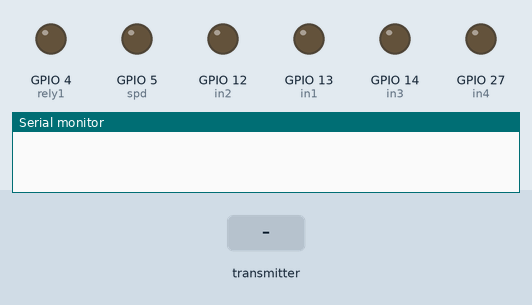
Recording of a sketch running on a simulated ESP32. Shown: output pins drawn as LEDs (lit = HIGH), the last lines printed to the serial monitor. The inputs (shaded band) are chosen by the test bench.

Above: at 1.2 s.
1.3 s: the transmitter starts sending speed = 1024
At 2.1 s:
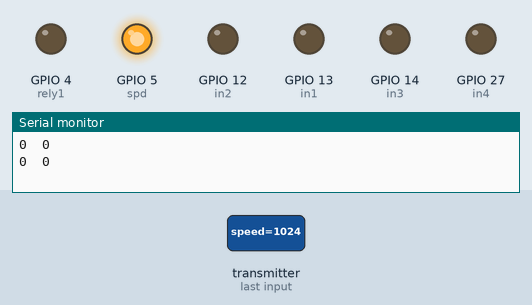
2.8 s: the transmitter starts sending speed = 0
At 3.2 s:
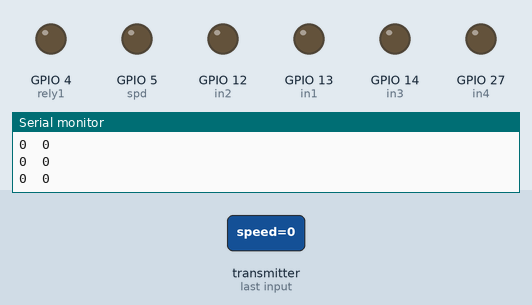
4.3 s: the transmitter starts sending speed = 2048
At 5.5 s:
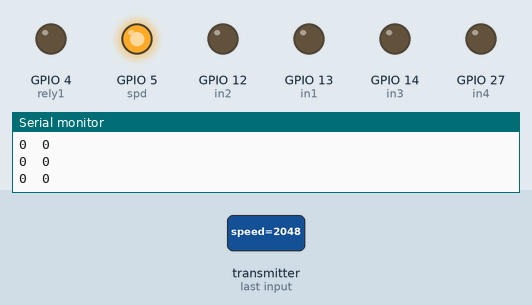
Timing chart, 0 to 7.3 s (numbered marks = the images above; inputs shaded):
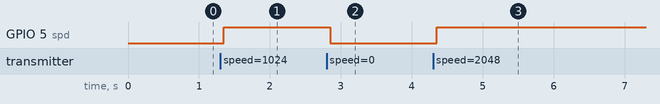

The sketch:

Reciver.ino
```cpp
#include <esp_now.h>
#include <WiFi.h>

#define in1 13
#define in2 12
#define in3 14
#define in4 27

#define spd 5
#define rely1 4

const int freq = 30000;
const int pwmChannel = 2;
const int resolution = 8;

typedef struct struct_message {
  int x;
  int y;
  int swi;
  int front;
  int back;
  int left;
  int right;
  int speed;
} struct_message;
struct_message data;

void OnDataRecv(const uint8_t * mac, const uint8_t *incomingData, int len) {
  memcpy(&data, incomingData, sizeof(data));

  ledcWrite(pwmChannel, data.speed);

  if(data.back == 1){
    digitalWrite(in1,HIGH);
    digitalWrite(in2,LOW);
    digitalWrite(in3,HIGH);
    digitalWrite(in4,LOW);
  }

  else if(data.front == 1){
    digitalWrite(in1,LOW);
    digitalWrite(in2,HIGH);
    digitalWrite(in3,LOW);
    digitalWrite(in4,HIGH);
  }

  else if(data.right == 1){
    digitalWrite(in1,LOW);
    digitalWrite(in2,HIGH);
    digitalWrite(in3,HIGH);
    digitalWrite(in4,LOW);
  }

  else if(data.left == 1){
    digitalWrite(in1,HIGH);
    digitalWrite(in2,LOW);
    digitalWrite(in3,LOW);
    digitalWrite(in4,HIGH);
  }
  else{
    digitalWrite(in1,LOW);
    digitalWrite(in2,LOW);
    digitalWrite(in3,LOW);
    digitalWrite(in4,LOW);
  }

  if (data.swi == 1){
    digitalWrite(rely1, HIGH);
  }
  else{
    digitalWrite(rely1, LOW);
  }

  Serial.print(data.x);
  Serial.print("\t");
  Serial.println(data.y);

}

void setup() {
  Serial.begin(115200);

  WiFi.mode(WIFI_STA);

  if (esp_now_init() != ESP_OK) {
    Serial.println("Error initializing ESP-NOW");
    return;
  }

  esp_now_register_recv_cb(OnDataRecv);

  pinMode(in1,OUTPUT);
  pinMode(in2,OUTPUT);
  pinMode(in3,OUTPUT);
  pinMode(in4,OUTPUT);
  pinMode(spd,OUTPUT);
  pinMode(rely1,OUTPUT);

  ledcSetup(pwmChannel, freq, resolution);
  ledcAttachPin(spd, pwmChannel);

}

void loop() {

}
```

Measured:
- after the input at 1.3 s, GPIO 5 (spd): LOW → HIGH after 0.05 s
- after the input at 2.8 s, GPIO 5 (spd): HIGH → LOW after 0.05 s
- after the input at 4.3 s, GPIO 5 (spd): LOW → HIGH after 0.05 s
